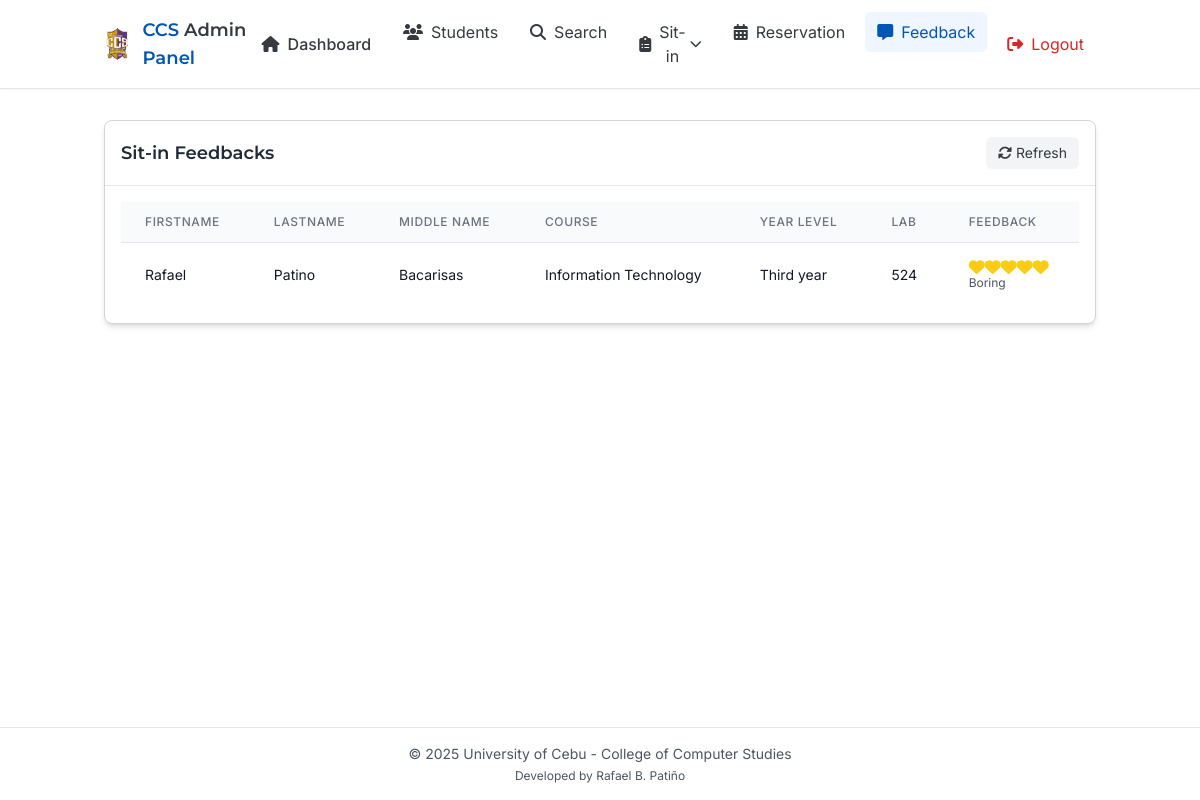
The app's page /pages/admin/feedback.php (signed in), older data.
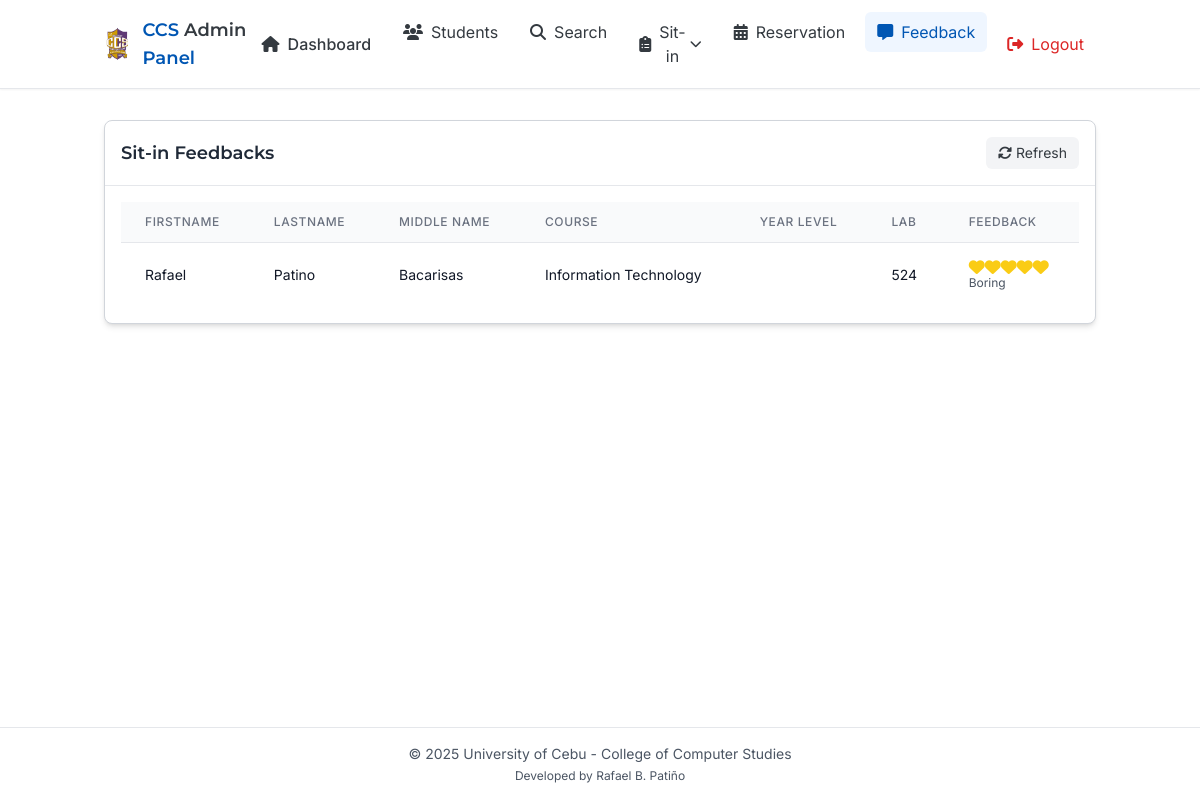
The same page, newer data.
### tables this page shows
CREATE TABLE `sit_ins` (
  `student_id` varchar(100) NOT NULL,
  `laboratory` varchar(250) NOT NULL,
  `purpose` varchar(255) NOT NULL,
  `check_in_date` date NOT NULL,
  `check_in_time` time NOT NULL,
  `check_out_time` time DEFAULT NULL,
  `rating` int(11) DEFAULT NULL,
  `feedback` text DEFAULT NULL
);

CREATE TABLE `users` (
  `id` int(11) NOT NULL,
  `idno` varchar(100) NOT NULL,
  `lastname` varchar(100) NOT NULL,
  `firstname` varchar(100) NOT NULL,
  `midname` varchar(100) DEFAULT NULL,
  `course` enum('Computer Science','Information Technology') NOT NULL,
  `year_level` enum('1st Year','2nd Year','3rd Year','4th Year') NOT NULL,
  `email` varchar(255) NOT NULL,
  `address` varchar(255) NOT NULL,
  `username` varchar(50) NOT NULL,
  `sessionno` int(11) DEFAULT NULL,
  `password_hash` varchar(255) NOT NULL,
  `created_at` timestamp NOT NULL DEFAULT current_timestamp()
);

### pages/admin/feedback.php (the view, shortened to what the changed rows need)
<?php
include('modals/search.php');
$sql = "SELECT firstname, lastname, midname, course, year_level, laboratory, rating, feedback FROM sit_ins JOIN users ON sit_ins.student_id = users.idno WHERE rating IS NOT NULL AND feedback IS NOT NULL";
$result = mysqli_query($conn, $sql);
?>
<!DOCTYPE html>
<html lang="en">
<head>
    <link rel="stylesheet" href="../../public/css/all.css">
    <script src="https://cdn.tailwindcss.com"></script>
</head>
<body class="min-h-screen flex flex-col">
    <div class="container mx-auto px-4 pt-24 pb-8 flex-grow">
        <div class="py-6">
            <div class="md:col-span-2 bg-white rounded-lg border border-gray-300 shadow-md hover:shadow-xl transition-shadow duration-300">
                <div class="border-b border-gray-200 p-4 flex justify-between items-center">
                    <h2 class="heading-font text-lg font-semibold text-gray-800">Sit-in Feedbacks</h2>
                </div>
                <div class="p-4">
                    <div class="overflow-x-auto">
                        <table class="min-w-full divide-y divide-gray-200">
                            <thead class="bg-gray-50">
                                <tr>
                                    <th scope="col" class="px-6 py-3 text-left text-xs font-medium text-gray-500 uppercase tracking-wider">Firstname</th>
                                    <th scope="col" class="px-6 py-3 text-left text-xs font-medium text-gray-500 uppercase tracking-wider">Lastname</th>
                                    <th scope="col" class="px-6 py-3 text-left text-xs font-medium text-gray-500 uppercase tracking-wider">Middle Name</th>
                                    <th scope="col" class="px-6 py-3 text-left text-xs font-medium text-gray-500 uppercase tracking-wider">Course</th>
                                    <th scope="col" class="px-6 py-3 text-left text-xs font-medium text-gray-500 uppercase tracking-wider">Year Level</th>
                                    <th scope="col" class="px-6 py-3 text-left text-xs font-medium text-gray-500 uppercase tracking-wider">Lab</th>
                                    <th scope="col" class="px-6 py-3 text-left text-xs font-medium text-gray-500 uppercase tracking-wider">Feedback</th>
                                </tr>
                            </thead>
                            <tbody class="bg-white divide-y divide-gray-200">
                                <?php while ($feedbacks = $result->fetch_assoc()): ?>
                                    <tr>
                                        <td class="px-6 py-4 whitespace-nowrap">
                                            <div class="text-sm text-gray-900"><?php echo htmlspecialchars($feedbacks['firstname']); ?></div>
                                        </td>
                                        <td class="px-6 py-4 whitespace-nowrap">
                                            <div class="text-sm text-gray-900"><?php echo htmlspecialchars($feedbacks['lastname']); ?></div>
                                        </td>
                                        <td class="px-6 py-4 whitespace-nowrap">
                                            <div class="text-sm text-gray-900"><?php echo htmlspecialchars($feedbacks['midname']); ?></div>
                                        </td>
                                        <td class="px-6 py-4 whitespace-nowrap">
                                            <div class="text-sm text-gray-900"><?php echo htmlspecialchars($feedbacks['course']); ?></div>
                                        </td>
                                        <td class="px-6 py-4 whitespace-nowrap">
                                            <div class="text-sm text-gray-900"><?php echo htmlspecialchars($feedbacks['year_level']); ?></div>
                                        </td>
                                        <td class="px-6 py-4 whitespace-nowrap">
                                            <div class="text-sm text-gray-900"><?php echo htmlspecialchars($feedbacks['laboratory']); ?></div>
                                        </td>
                                        <td class="px-6 py-4 whitespace-nowrap">
                                        <div class="flex text-yellow-400">
                                            <?php for($i = 1; $i <= 5; $i++): ?>
                                                <?php if($i <= $feedbacks['rating']): ?>
                                                    <i class="fas fa-heart"></i>
                                                <?php else: ?>
                                                    <i class="far fa-heart"></i>
                                                <?php endif; ?>
                                            <?php endfor; ?>
                                        </div>
                                        <span class="text-xs text-gray-600"><?php echo htmlspecialchars($feedbacks['feedback']); ?></span>
                                        </td>
                                    </tr>
                                <?php endwhile; ?>
                            </tbody>
                        </table>
                    </div>
                </div>
            </div>
        </div>
    </div>
</body>
</html>

Row changes from the older to the newer data that the page shows:
changed through a linked row, sit_ins "Boring": users.year_level "Third year" → (not shown)
